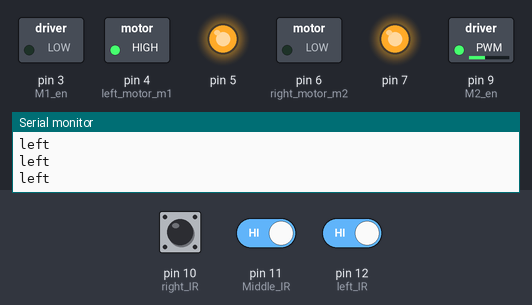
A sketch run on a simulated Arduino Uno, built with avr-gcc and run on an emulated ATmega328P. On the bench: switched loads named in the sketch (green lamp = pin HIGH), output pins drawn as LEDs (lit = HIGH), the last lines printed to the serial monitor. Dashed ring = blinking. The inputs (shaded band) are chosen by the test bench; at power-on: pin 10 (right_IR) LOW, pin 12 (left_IR) HIGH, pin 11 (Middle_IR) HIGH.

Above: at 1.2 s.
1.3 s: pin 10 (right_IR) driven HIGH
At 2.5 s:
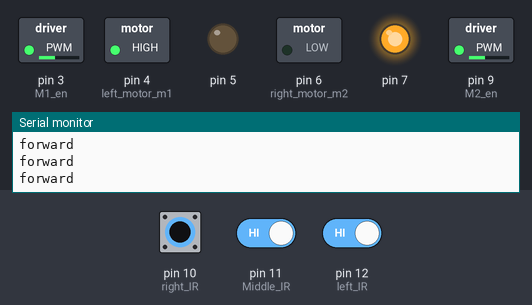
2.8 s: pin 12 (left_IR) driven LOW
At 3.6 s:
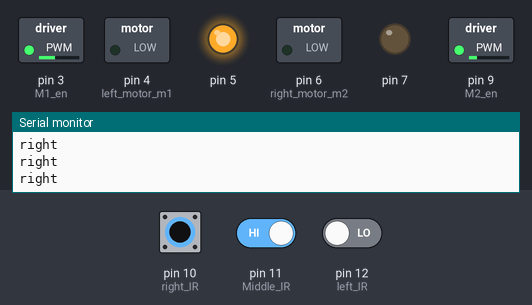
4.3 s: pin 11 (Middle_IR) driven LOW
At 4.8 s:
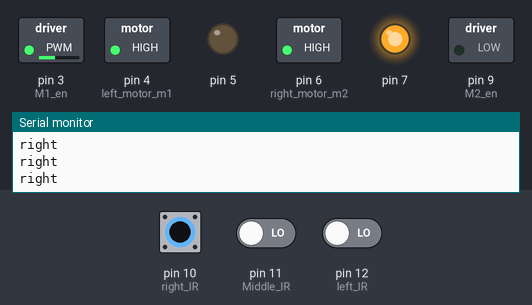
5.8 s: pin 11 (Middle_IR) driven HIGH
At 7.1 s:
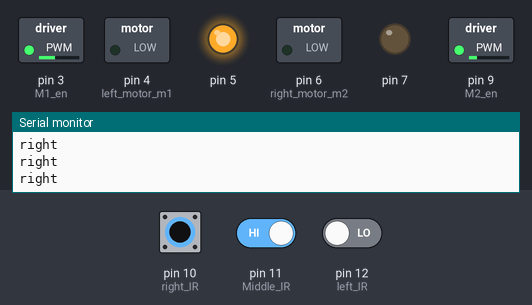
8.8 s: pin 12 (left_IR) driven HIGH
At 9.4 s:
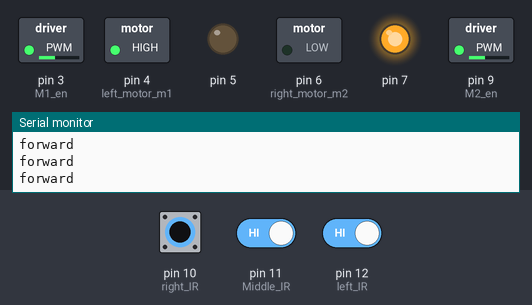
11.8 s: pin 10 (right_IR) pulsed LOW 2 times (0.12 s each, 0.3 s apart)
At 12.01 s:
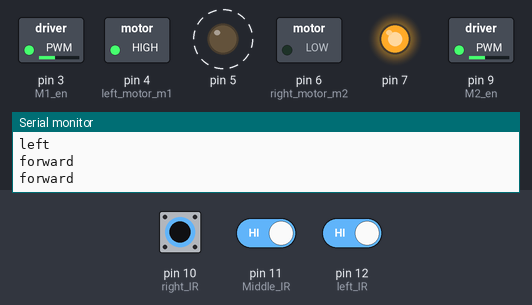
Timing chart, 0 to 14.8 s (numbered marks = the images above; inputs shaded):
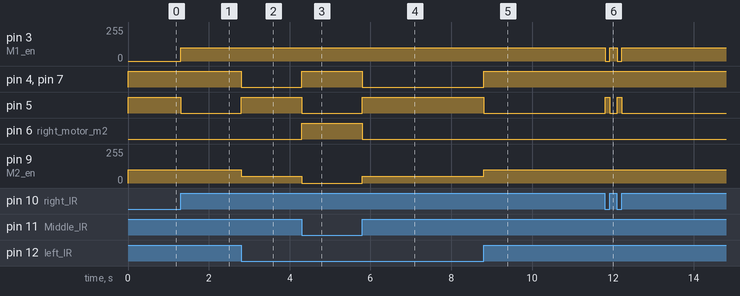

The sketch:

linefollower3IR.ino
```cpp
//#define motor_speed=70;
void setup()
{
  pinMode(10,INPUT);//right IR
  pinMode(12,INPUT);//left IR
  pinMode(11,INPUT);//Middle IR
  pinMode(4,OUTPUT);//left motor m1
  pinMode(5,OUTPUT);
  pinMode(6,OUTPUT);//right motor m2
  pinMode(7,OUTPUT);
  pinMode(9,OUTPUT);//M2 en
  pinMode(3,OUTPUT);//M1 en
  Serial.begin(9600);
}

void loop()
{
  int ls=digitalRead(10);
  int rs=digitalRead(12);
  int md=digitalRead(11);
  //if(ls==LOW && rs==LOW && md==LOW)//motor wil stop working
  //{
    //digitalWrite(4,LOW);
    //digitalWrite(5,LOW);
    //digitalWrite(6,LOW);
    //digitalWrite(7,LOW);
    //analogWrite(3,0);
    //analogWrite(9,0);
    //Serial.println("stop");
  //}
  if(ls==HIGH && md==HIGH && rs==LOW)//RIGHT TURN
  {
    digitalWrite(4,LOW);
    digitalWrite(5,HIGH);
    digitalWrite(6,LOW);
    digitalWrite(7,LOW);
    analogWrite(3,100);
    analogWrite(9,50);
    Serial.println("right");
  }
  else if(ls==HIGH && md==LOW && rs==LOW)//rIGHT TURN
  {
    digitalWrite(4,HIGH);
    digitalWrite(5,LOW);
    digitalWrite(6,HIGH);
    digitalWrite(7,HIGH);
    analogWrite(3,100);
    analogWrite(9,0);
    Serial.println("right");
  }
  else if(ls==LOW && md==HIGH && rs==HIGH)//LEFT TURN
  {
    digitalWrite(4,HIGH);
    digitalWrite(5,HIGH);
    digitalWrite(6,LOW);
    digitalWrite(7,HIGH);
    analogWrite(3,0);
    analogWrite(9,100);
    Serial.println("left");
  }
  else if(ls==LOW && md==LOW && rs==HIGH)//LEFT TURN
  {
    digitalWrite(4,HIGH);
    digitalWrite(5,HIGH);
    digitalWrite(6,LOW);
    digitalWrite(7,HIGH);
    analogWrite(3,0);
    analogWrite(9,100);
    Serial.println("left");
  }
  else if(ls==HIGH && md==HIGH && rs==HIGH)//FORWAED
  {
    digitalWrite(4,HIGH);
    digitalWrite(5,LOW);
    digitalWrite(6,LOW);
    digitalWrite(7,HIGH);
    analogWrite(3,100);
    analogWrite(9,100);
    Serial.println("forward");
  }
 /* else if(ls==LOW && md==HIGH && rs==LOW)//FORWAED
  {
    digitalWrite(4,LOW);
    digitalWrite(5,HIGH);
    digitalWrite(6,HIGH);
    digitalWrite(7,LOW);
    analogWrite(3,100);
    analogWrite(9,100);
    Serial.println("forward");
  }*/
//  else if(ls==LOW && md==HIGH && rs==HIGH)
//  {
//    digitalWrite(4,LOW);
//    digitalWrite(5,HIGH);
//    digitalWrite(6,LOW);
//    digitalWrite(7,HIGH);
//    analogWrite(3,100);
//    analogWrite(9,100);
//    Serial.println("SHARP RIGHT TURN");
//  }
}
```

Measured:
- after the input at 1.3 s, pin 3 (M1_en): 0/255 → 100/255 at once; pin 5: HIGH → LOW at once
- after the input at 2.8 s, pin 4 (left_motor_m1), pin 7: HIGH → LOW at once; pin 5: LOW → HIGH at once; pin 9 (M2_en): 100/255 → 50/255 at once
- after the input at 4.3 s, pin 4 (left_motor_m1), pin 6 (right_motor_m2), pin 7: LOW → HIGH at once; pin 5: HIGH → LOW at once; pin 9 (M2_en): 50/255 → 0/255 at once
- after the input at 5.8 s, pin 4 (left_motor_m1), pin 6 (right_motor_m2), pin 7: HIGH → LOW at once; pin 5: LOW → HIGH at once; pin 9 (M2_en): 0/255 → 50/255 at once
- after the input at 8.8 s, pin 4 (left_motor_m1), pin 7: LOW → HIGH at once; pin 5: HIGH → LOW at once; pin 9 (M2_en): 50/255 → 100/255 at once
- after the input at 11.8 s, pin 3 (M1_en): alternates 100/255 for 0.18 s and 0/255 for 0.12 s, 4 changes in all, then stays 100/255, starting at once; pin 5: alternates HIGH for 0.12 s and LOW for 0.18 s, 4 changes in all, then stays LOW, starting at once
